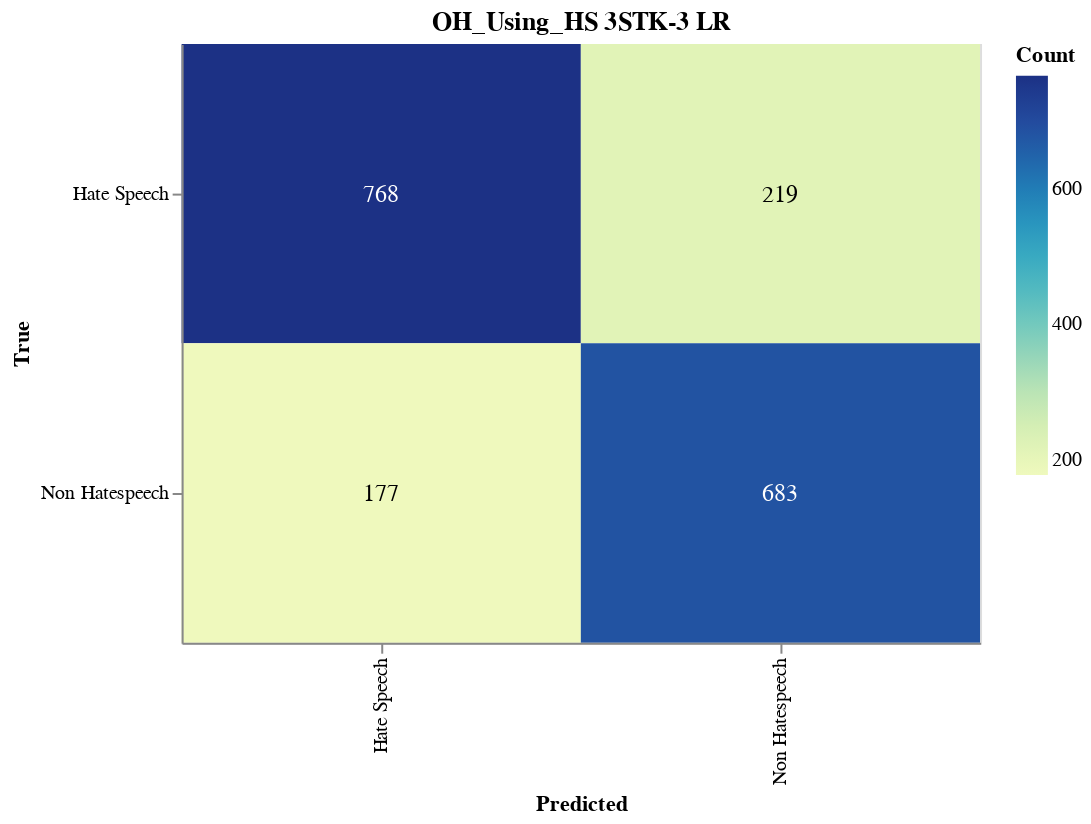

The notebook cell this image was saved under:
### Markdown cell above
#### Save CM

### Code cell
import altair as alt
import altair_saver
import pandas as pd
from sklearn.metrics import confusion_matrix

# Calculate the confusion matrix
cm = confusion_matrix(y_val, adjusted_predictions)

# Define class names
class_names = ['Hate Speech', 'Non Hatespeech']

# Convert confusion matrix to DataFrame
cm_df = pd.DataFrame(cm, index=class_names, columns=class_names).reset_index().melt(id_vars='index')
cm_df.columns = ['True', 'Predicted', 'Count']

# Ensure the order of categories
cm_df['True'] = pd.Categorical(cm_df['True'], categories=class_names, ordered=True)
cm_df['Predicted'] = pd.Categorical(cm_df['Predicted'], categories=class_names, ordered=True)

# Create the Altair plot
heatmap = alt.Chart(cm_df).mark_rect().encode(
    x=alt.X('Predicted:O', sort=class_names),
    y=alt.Y('True:O', sort=class_names),
    color='Count:Q',
    tooltip=['True', 'Predicted', 'Count']
).properties(
    width=400,
    height=300,
    title='OH_Using_HS 3STK-3 LR'
)

# Add text labels
text = heatmap.mark_text(
    align='center',
    baseline='middle',
    fontSize=12
).encode(
    text='Count:Q',
    color=alt.condition(
        alt.datum.Count > cm.max() / 2,
        alt.value('white'),
        alt.value('black')
    )
)

# Combine heatmap and text
final_chart = heatmap + text

# Display the plot
final_chart.show()

### Figure 1 — Vega-Lite specification as saved in the notebook (floating-point values rounded to 4 significant figures)
{"config": {"view": {"continuousWidth": 300, "continuousHeight": 300}}, "layer": [{"mark": {"type": "rect"}, "encoding": {"color": {"field": "Count", "type": "quantitative"}, "tooltip": [{"field": "True", "type": "ordinal"}, {"field": "Predicted", "type": "ordinal"}, {"field": "Count", "type": "quantitative"}], "x": {"field": "Predicted", "sort": ["Hate Speech", "Non Hatespeech"], "type": "ordinal"}, "y": {"field": "True", "sort": ["Hate Speech", "Non Hatespeech"], "type": "ordinal"}}, "title": "OH_Using_HS 3STK-3 LR"}, {"mark": {"type": "text", "align": "center", "baseline": "middle", "fontSize": 12}, "encoding": {"color": {"condition": {"test": "(datum.Count > 384.0)", "value": "white"}, "value": "black"}, "text": {"field": "Count", "type": "quantitative"}, "tooltip": [{"field": "True", "type": "ordinal"}, {"field": "Predicted", "type": "ordinal"}, {"field": "Count", "type": "quantitative"}], "x": {"field": "Predicted", "sort": ["Hate Speech", "Non Hatespeech"], "type": "ordinal"}, "y": {"field": "True", "sort": ["Hate Speech", "Non Hatespeech"], "type": "ordinal"}}, "title": "OH_Using_HS 3STK-3 LR"}], "data": {"name": "data-c82d59929d706985bf7f6aa3aaeabadc"}, "height": 300, "width": 400, "$schema": "https://vega.github.io/schema/vega-lite/v5.17.0.json", "datasets": {"data-c82d59929d706985bf7f6aa3aaeabadc": [{"True": "Hate Speech", "Predicted": "Hate Speech", "Count": 768}, {"True": "Non Hatespeech", "Predicted": "Hate Speech", "Count": 177}, {"True": "Hate Speech", "Predicted": "Non Hatespeech", "Count": 219}, {"True": "Non Hatespeech", "Predicted": "Non Hatespeech", "Count": 683}]}}
